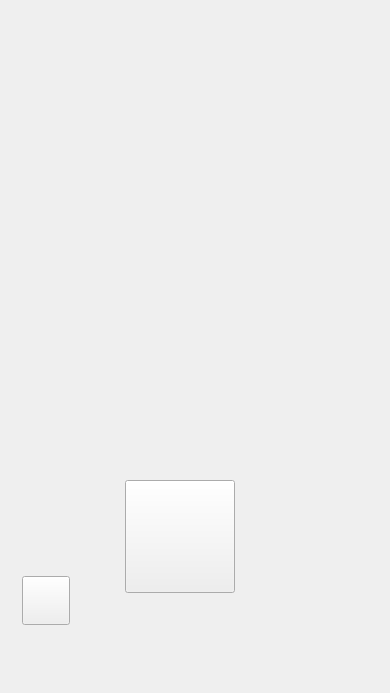
<?xml version="1.0" encoding="UTF-8"?>
<ui version="4.0">
 <class>MainWindow</class>
 <widget class="QMainWindow" name="MainWindow">
  <property name="geometry">
   <rect>
    <x>0</x>
    <y>0</y>
    <width>390</width>
    <height>693</height>
   </rect>
  </property>
  <property name="windowTitle">
   <string>Эмулятор телефона</string>
  </property>
  <widget class="QWidget" name="centralwidget">
   <widget class="QPushButton" name="startCallBtn">
    <property name="geometry">
     <rect>
      <x>22</x>
      <y>576</y>
      <width>48</width>
      <height>49</height>
     </rect>
    </property>
    <property name="text">
     <string/>
    </property>
    <property name="icon">
     <iconset resource="resources.qrc">
      <normaloff>:/Img/startCall.png</normaloff>:/Img/startCall.png</iconset>
    </property>
    <property name="iconSize">
     <size>
      <width>48</width>
      <height>49</height>
     </size>
    </property>
   </widget>
   <widget class="QPushButton" name="endCallBtn">
    <property name="geometry">
     <rect>
      <x>125</x>
      <y>480</y>
      <width>110</width>
      <height>113</height>
     </rect>
    </property>
    <property name="text">
     <string/>
    </property>
    <property name="icon">
     <iconset resource="resources.qrc">
      <normaloff>:/Img/endCall.png</normaloff>:/Img/endCall.png</iconset>
    </property>
    <property name="iconSize">
     <size>
      <width>110</width>
      <height>113</height>
     </size>
    </property>
   </widget>
  </widget>
 </widget>
 <resources>
  <include location="resources.qrc"/>
 </resources>
 <connections/>
</ui>
